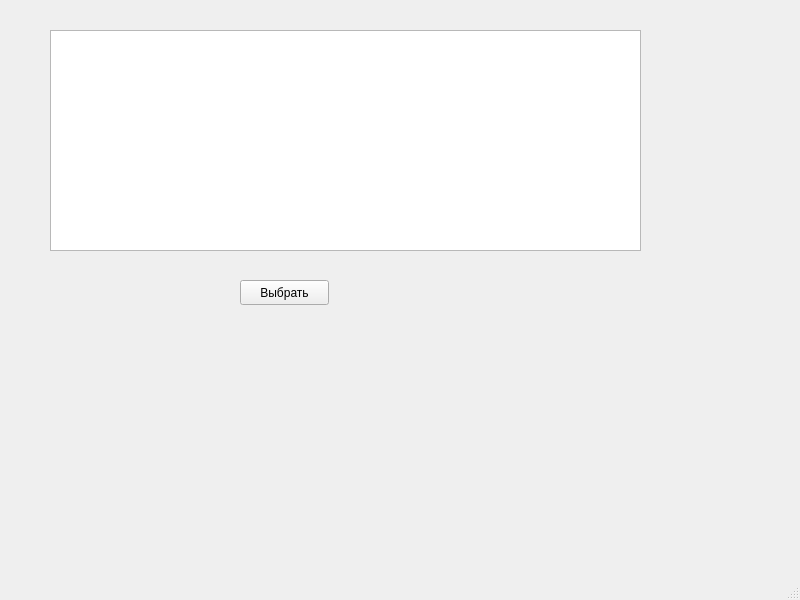
<?xml version="1.0" encoding="UTF-8"?>
<ui version="4.0">
 <class>MainWindow</class>
 <widget class="QMainWindow" name="MainWindow">
  <property name="geometry">
   <rect>
    <x>0</x>
    <y>0</y>
    <width>800</width>
    <height>600</height>
   </rect>
  </property>
  <property name="windowTitle">
   <string>MainWindow</string>
  </property>
  <widget class="QWidget" name="centralwidget">
   <widget class="QPushButton" name="pushButton">
    <property name="geometry">
     <rect>
      <x>240</x>
      <y>280</y>
      <width>89</width>
      <height>25</height>
     </rect>
    </property>
    <property name="text">
     <string>Выбрать</string>
    </property>
   </widget>
   <widget class="QTableView" name="tableView">
    <property name="geometry">
     <rect>
      <x>50</x>
      <y>30</y>
      <width>591</width>
      <height>221</height>
     </rect>
    </property>
   </widget>
  </widget>
  <widget class="QMenuBar" name="menubar">
   <property name="geometry">
    <rect>
     <x>0</x>
     <y>0</y>
     <width>800</width>
     <height>22</height>
    </rect>
   </property>
  </widget>
  <widget class="QStatusBar" name="statusbar"/>
 </widget>
 <resources/>
 <connections/>
</ui>
